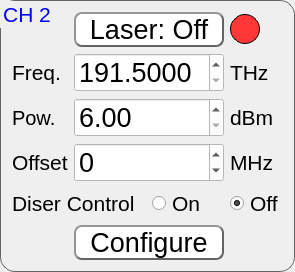
         <widget class="QGroupBox" name="groupBox_2">
          <property name="font">
           <font>
            <pointsize>16</pointsize>
           </font>
          </property>
          <property name="styleSheet">
           <string notr="true">QGroupBox{
border-color: rgb(100, 100, 100);
border-width: 1px;        
border-style: solid;
border-radius: 15px;
}
QGroupBox:title{
color: rgb(0, 0, 255);
}</string>
          </property>
          <property name="title">
           <string>CH 2</string>
          </property>
          <layout class="QGridLayout" name="gridLayout_4">
           <item row="0" column="1" colspan="2">
            <widget class="QPushButton" name="laser_2">
             <property name="minimumSize">
              <size>
               <width>150</width>
               <height>0</height>
              </size>
             </property>
             <property name="font">
              <font>
               <pointsize>20</pointsize>
              </font>
             </property>
             <property name="styleSheet">
              <string notr="true">QPushButton{
	border-color: rgb(100, 100, 100);
	font: 20pt &quot;MS Shell Dlg 2&quot;;
	border-width: 2px;        
	border-style: outset;
	border-radius: 8px;
	background-color: rgb(255, 255, 255);
}
QPushButton:hover{
	background-color: rgb(225, 240, 255);
}
QPushButton:pressed{
	background-color: rgb(245, 245, 245);
}

</string>
             </property>
             <property name="text">
              <string>Laser: Off</string>
             </property>
             <property name="checkable">
              <bool>true</bool>
             </property>
            </widget>
           </item>
           <item row="0" column="3">
            <widget class="QLabel" name="led_2">
             <property name="minimumSize">
              <size>
               <width>30</width>
               <height>30</height>
              </size>
             </property>
             <property name="maximumSize">
              <size>
               <width>30</width>
               <height>30</height>
              </size>
             </property>
             <property name="styleSheet">
              <string notr="true">border-color: rgb(0, 0, 0);
border-width: 1px;        
border-style: solid;
border-radius: 15px;
background-color: rgb(255, 55, 55);

</string>
             </property>
             <property name="text">
              <string/>
             </property>
            </widget>
           </item>
           <item row="1" column="0">
            <widget class="QLabel" name="freq_label_2">
             <property name="font">
              <font>
               <pointsize>16</pointsize>
              </font>
             </property>
             <property name="text">
              <string>Freq.</string>
             </property>
            </widget>
           </item>
           <item row="1" column="1" colspan="2">
            <widget class="QDoubleSpinBox" name="freq_2">
             <property name="font">
              <font>
               <pointsize>20</pointsize>
              </font>
             </property>
             <property name="styleSheet">
              <string notr="true">background-color: rgb(255, 255, 255);</string>
             </property>
             <property name="decimals">
              <number>4</number>
             </property>
             <property name="minimum">
              <double>191.500000000000000</double>
             </property>
             <property name="maximum">
              <double>196.250000000000000</double>
             </property>
             <property name="singleStep">
              <double>0.100000000000000</double>
             </property>
            </widget>
           </item>
           <item row="1" column="3">
            <widget class="QLabel" name="freq_unit_2">
             <property name="minimumSize">
              <size>
               <width>50</width>
               <height>0</height>
              </size>
             </property>
             <property name="font">
              <font>
               <pointsize>16</pointsize>
              </font>
             </property>
             <property name="text">
              <string>THz</string>
             </property>
            </widget>
           </item>
           <item row="2" column="0">
            <widget class="QLabel" name="label_7">
             <property name="font">
              <font>
               <pointsize>15</pointsize>
              </font>
             </property>
             <property name="text">
              <string>Pow.</string>
             </property>
            </widget>
           </item>
           <item row="2" column="1" colspan="2">
            <widget class="QDoubleSpinBox" name="power_2">
             <property name="font">
              <font>
               <pointsize>20</pointsize>
              </font>
             </property>
             <property name="styleSheet">
              <string notr="true">background-color: rgb(255, 255, 255);</string>
             </property>
             <property name="decimals">
              <number>2</number>
             </property>
             <property name="minimum">
              <double>6.000000000000000</double>
             </property>
             <property name="maximum">
              <double>15.500000000000000</double>
             </property>
             <property name="singleStep">
              <double>0.500000000000000</double>
             </property>
            </widget>
           </item>
           <item row="2" column="3">
            <widget class="QLabel" name="label_8">
             <property name="font">
              <font>
               <pointsize>16</pointsize>
              </font>
             </property>
             <property name="text">
              <string>dBm</string>
             </property>
            </widget>
           </item>
           <item row="3" column="0">
            <widget class="QLabel" name="label_9">
             <property name="font">
              <font>
               <pointsize>16</pointsize>
              </font>
             </property>
             <property name="text">
              <string>Offset</string>
             </property>
            </widget>
           </item>
           <item row="3" column="1" colspan="2">
            <widget class="QSpinBox" name="offset_2">
             <property name="font">
              <font>
               <pointsize>20</pointsize>
              </font>
             </property>
             <property name="styleSheet">
              <string notr="true">background-color: rgb(255, 255, 255);</string>
             </property>
             <property name="minimum">
              <number>-12000</number>
             </property>
             <property name="maximum">
              <number>12000</number>
             </property>
             <property name="singleStep">
              <number>250</number>
             </property>
             <property name="value">
              <number>0</number>
             </property>
            </widget>
           </item>
           <item row="3" column="3">
            <widget class="QLabel" name="label_10">
             <property name="font">
              <font>
               <pointsize>16</pointsize>
              </font>
             </property>
             <property name="text">
              <string>MHz</string>
             </property>
            </widget>
           </item>
           <item row="4" column="0" colspan="2">
            <widget class="QLabel" name="label_2">
             <property name="font">
              <font>
               <pointsize>16</pointsize>
              </font>
             </property>
             <property name="text">
              <string>Diser Control</string>
             </property>
            </widget>
           </item>
           <item row="4" column="2">
            <widget class="QRadioButton" name="diser_on_2">
             <property name="font">
              <font>
               <pointsize>16</pointsize>
              </font>
             </property>
             <property name="text">
              <string>On</string>
             </property>
            </widget>
           </item>
           <item row="4" column="3">
            <widget class="QRadioButton" name="diser_off_2">
             <property name="font">
              <font>
               <pointsize>16</pointsize>
              </font>
             </property>
             <property name="text">
              <string>Off</string>
             </property>
             <property name="checked">
              <bool>true</bool>
             </property>
            </widget>
           </item>
           <item row="5" column="1" colspan="2">
            <widget class="QPushButton" name="config_2">
             <property name="font">
              <font>
               <pointsize>20</pointsize>
              </font>
             </property>
             <property name="styleSheet">
              <string notr="true">QPushButton{
border-color: rgb(100, 100, 100);
font: 20pt &quot;MS Shell Dlg 2&quot;;
border-width: 2px;        
border-style: outset;
border-radius: 8px;
background-color: rgb(255, 255, 255);
}
QPushButton:hover{
background-color: rgb(225, 240, 255);
}
QPushButton:pressed{
background-color: rgb(245, 245, 245);
}
</string>
             </property>
             <property name="text">
              <string>Configure</string>
             </property>
            </widget>
           </item>
          </layout>
         </widget>
